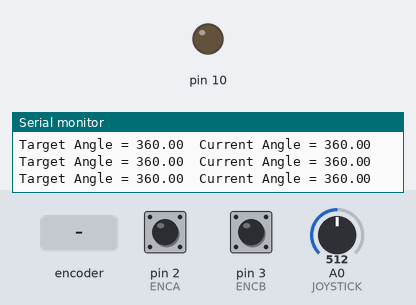
Bench run of a sketch on a simulated Arduino Uno, built with avr-gcc and run on an emulated ATmega328P. On the bench: output pins drawn as LEDs (lit = HIGH), the last lines printed to the serial monitor. The test bench sets the inputs (shaded band); at power-on: A0 (JOYSTICK) = 512, pin 2 (ENCA) HIGH, pin 3 (ENCB) HIGH. EEPROM starts erased.

Above: at 1.2 s.
1.3 s: A0 (JOYSTICK) set to 316
4.3 s: A0 (JOYSTICK) set to 289
At 4.7 s:
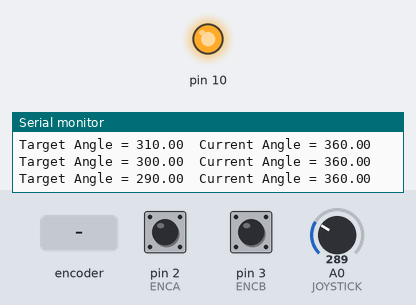
5.9 s: A0 (JOYSTICK) set to 782
8.4 s: A0 (JOYSTICK) set to 812
At 9.78 s:
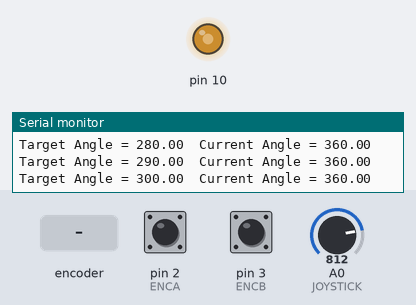
11.4 s: rotary encoder on pin 2 (ENCA) / pin 3 (ENCB) turned 3 steps (first pin leading)
At 13.2 s:
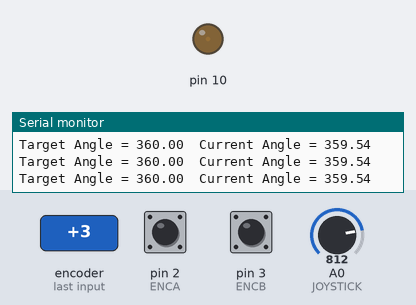
Timing chart, 0 to 14.7 s (numbered marks = the images above; inputs shaded):
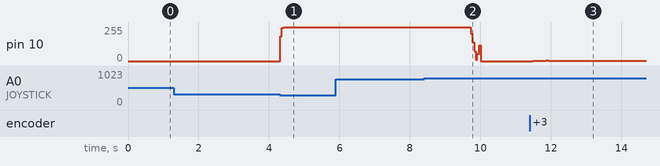

The sketch:

PID-POSITION-CONTROL-FOR-DC-GEARED-MOTOR.ino
```cpp
#include <EEPROM.h>
//Encoder pins
#define ENCA 2
#define ENCB 3
//Motor pins
#define PWM 10
#define IN1 8
#define IN2 9
//Joystick Pins
#define JOYSTICK A0

#define CPR 9360      //Counts Per Revolution
#define PPR 9360/4    //Pulse Per Revolution
#define FACTOR 6.5    //Factor which is used to convert position from degree to PPR


int deg ; //Target position in degree
long pos; //Current position in pulses

long prevT = 0;
float eprev = 0;
float eintegral = 0;

// PID constants
float kp = 1;
float ki = 0;
float kd = 0.09;

void setup() {

  Serial.begin(9600);

  //Read the previous position of the motor shaft from the EEPROM memory so that the reference position do not change (Absolute Servo)
  pos=map(EEPROM.read(0),0,255,0,360) * FACTOR;
  Serial.println(" ");
  Serial.print("CURRENT POSITION =  ");
  Serial.println(pos/FACTOR);
  deg=pos/FACTOR;
  pinMode(ENCA,INPUT);
  pinMode(ENCB,INPUT);

  attachInterrupt(digitalPinToInterrupt(ENCA),readEncoder,RISING);
}

void loop() {

  //Function for Clockwise Rotation
  if(analogRead(JOYSTICK)>800){
    deg+=10;
  }
  //Function for Anti-Clockwise Rotation
  else if(analogRead(JOYSTICK)<300){
    deg-=10;
  }
  //Upper limit = 360 degree
  if(deg>360)
    deg=360;
  //Lower limit =  0  degree
  if(deg<0)
    deg=0;

  PID(deg);  //PID Function

}

void setMotor(int dir, int pwmVal, int pwm, int in1, int in2){

  analogWrite(pwm,pwmVal);
  if(dir == 1){
    digitalWrite(in1,HIGH);
    digitalWrite(in2,LOW);
  }
  else if(dir == -1){
    digitalWrite(in1,LOW);
    digitalWrite(in2,HIGH);
  }
  else{
    digitalWrite(in1,LOW);
    digitalWrite(in2,LOW);
  }

}

void readEncoder(){

  int b = digitalRead(ENCB);
  if(b > 0){
    pos++;
  }
  else{
    pos--;
  }

}

int PID(int deg){
  //target position in terms of pulses
  float target = deg*FACTOR;

  // time difference
  long currT = micros();
  float deltaT = ((float) (currT - prevT))/( 1.0e6 );
  prevT = currT;

  // error
  int e = pos-target;

  // derivative
  float dedt = (e-eprev)/(deltaT);

  // integral
  eintegral = eintegral + e*deltaT;

  // control signal
  float u = kp*e + kd*dedt + ki*eintegral;

  // motor speed limiting
  float pwr = fabs(u);
  if( pwr > 255 ){
    pwr = 255;
  }

  // motor direction
  int dir = 1;
  if(u<0){
    dir = -1;
  }

  // Sending signal to the motor
  setMotor(dir,pwr,PWM,IN1,IN2);

  // store previous error
  eprev = e;
  Serial.print("Target Angle = ");
  Serial.print(target/FACTOR); //Printing target position in degrees
  Serial.print("  ");
  Serial.print("Current Angle = ");
  Serial.print(pos/FACTOR);    //Printing current position in degrees
  Serial.println();

  EEPROM.update(0, map(pos/FACTOR,0,360,0,255)); //Store current position in EEPROM for reference incase of reset or power-off

}
```

Measured:
- the behaviour switches between 300 and 299 on A0 (JOYSTICK) (found by bisection; images 0 and 1)
- the behaviour switches between 800 and 801 on A0 (JOYSTICK) (found by bisection; images 1 and 2)
- after the input at 4.3 s, pin 10: 0/255 → 255/255 at once
- after the input at 8.4 s, pin 10: 255/255 → 0/255 after 1.3 s
- after the input at 11.4 s, pin 10: 0/255 → 1/255 after 0.08 s, → 2/255 0.20 s later, → 3/255 0.20 s later
